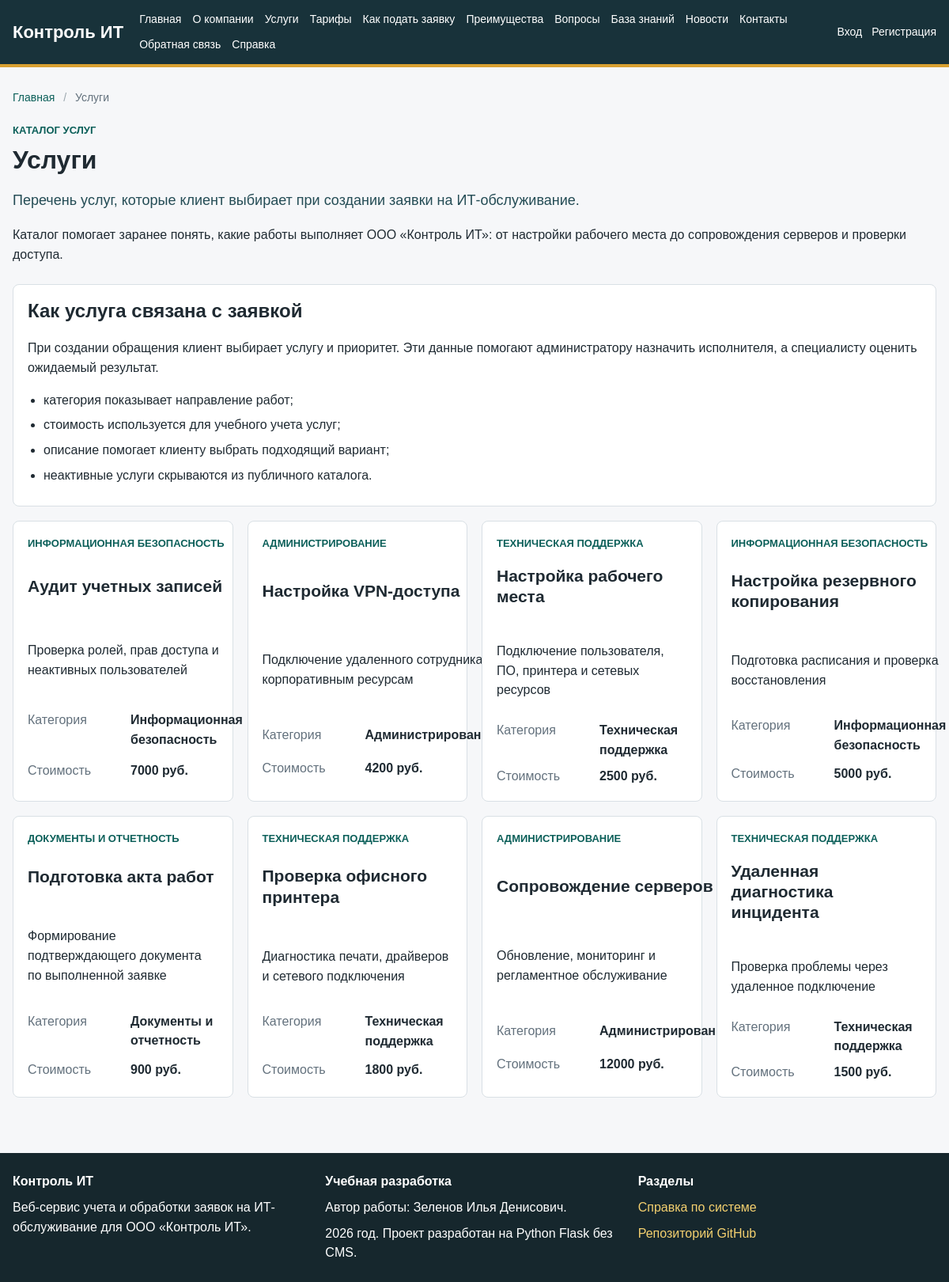
/services, run on the app's committed database.
### app/models.py (models this page shows, shortened)
class Service(db.Model):
    __tablename__ = "services"
    id = db.Column(db.Integer, primary_key=True)
    name = db.Column(db.String(150), nullable=False)
    description = db.Column(db.Text)
    price = db.Column(db.Float, default=0)
    is_active = db.Column(db.Boolean, default=True)
    category_id = db.Column(db.Integer, db.ForeignKey("service_categories.id"), nullable=False)
    category = db.relationship("ServiceCategory", back_populates="services")
    tickets = db.relationship("Ticket", back_populates="service")

class ServiceCategory(db.Model):
    __tablename__ = "service_categories"
    id = db.Column(db.Integer, primary_key=True)
    name = db.Column(db.String(120), unique=True, nullable=False)
    description = db.Column(db.Text)
    services = db.relationship("Service", back_populates="category")

### app/routes/public.py (the view)
@public_bp.route("/services")
def services():
    services_list = Service.query.filter_by(is_active=True).order_by(Service.name).all()
    return render_template(
        "public/services.html",
        title="Услуги",
        services=services_list,
        breadcrumbs=breadcrumbs({"label": "Услуги", "url": None}),
    )

### app/routes/public.py (called while the page is built)
def breadcrumbs(*items):
    trail = [{"label": "Главная", "url": url_for("public.home")}]
    trail.extend(items)
    return trail

### app/templates/public/services.html (shortened to what this page needs)
{% extends "base.html" %}
{% block content %}
<section class="page-header">
    <p class="eyebrow">Каталог услуг</p>
    <h1>Услуги</h1>
    <p class="lead">Перечень услуг, которые клиент выбирает при создании заявки на ИТ-обслуживание.</p>
    <p>
        Каталог помогает заранее понять, какие работы выполняет ООО «Контроль ИТ»:
        от настройки рабочего места до сопровождения серверов и проверки доступа.
    </p>
</section>
<section class="info-box">
    <h2>Как услуга связана с заявкой</h2>
    <p>
        При создании обращения клиент выбирает услугу и приоритет. Эти данные помогают
        администратору назначить исполнителя, а специалисту оценить ожидаемый результат.
    </p>
    <ul class="clean-list">
        <li>категория показывает направление работ;</li>
        <li>стоимость используется для учебного учета услуг;</li>
        <li>описание помогает клиенту выбрать подходящий вариант;</li>
        <li>неактивные услуги скрываются из публичного каталога.</li>
    </ul>
</section>
<div class="cards">
    {% for service in services %}
        <article class="card service-card">
            <p class="eyebrow">{{ service.category.name }}</p>
            <h2>{{ service.name }}</h2>
            <p>{{ service.description }}</p>
            <dl class="meta-list">
                <div>
                    <dt>Категория</dt>
                    <dd>{{ service.category.name }}</dd>
                </div>
                <div>
                    <dt>Стоимость</dt>
                    <dd>{{ '%.0f'|format(service.price) }} руб.</dd>
                </div>
            </dl>
        </article>
    {% else %}
        <article class="card">
            <h2>Каталог пуст</h2>
            <p>Администратор может добавить услуги через закрытую панель управления.</p>
        </article>
    {% endfor %}
</div>
{% endblock %}

### app/static/css/style.css (style rules this page uses)
:root { --page: #f6f7f9; --surface: #ffffff; --surface-soft: #eef6f4; --ink: #1f2a32; --muted: #63717d; --line: #d9e0e5; --header: #18323a; --header-2: #244c55; --accent: #0f766e; --accent-strong: #0b5f59; --warning: #b7791f; --danger: #b42318; --success: #1f7a4d; --white: #ffffff; }
* { box-sizing: border-box; }
body { margin: 0; font-family: Arial, Helvetica, sans-serif; color: var(--ink); background: var(--page); line-height: 1.55; }
.page-header { margin-bottom: 24px; }
.page-header h1 { margin-bottom: 10px; }
h1 { margin-top: 0; font-size: 32px; line-height: 1.2; }
h2 { margin-top: 0; line-height: 1.25; }
.lead { font-size: 18px; color: var(--header-2); }
.eyebrow { margin: 0 0 8px; color: var(--accent-strong); font-size: 13px; font-weight: 700; text-transform: uppercase; }
.cards, .dashboard-grid, .section-grid { display: grid; grid-template-columns: repeat(auto-fit, minmax(240px, 1fr)); gap: 18px; margin: 18px 0; }
.card, .metric, .info-box, .form-card, .comment { background: var(--surface); border: 1px solid var(--line); border-radius: 8px; padding: 18px; }
.card h2 { font-size: 21px; }
.service-card { display: grid; gap: 10px; }
.clean-list, .step-list { margin: 12px 0 0; padding-left: 20px; }
.clean-list li, .step-list li { margin-bottom: 7px; }
.meta-list { display: grid; gap: 8px; margin: 0; }
.meta-list div { display: grid; grid-template-columns: 120px 1fr; gap: 10px; }
.meta-list dt { color: var(--muted); }
.meta-list dd { margin: 0; font-weight: 700; }

### data on the page
Service: category.name "ИНФОРМАЦИОННАЯ БЕЗОПАСНОСТЬ", name "Аудит учетных записей", description "Проверка ролей, прав доступа и неактивных пользователей", category.name "Информационная безопасность", price "7000"
Service: category.name "АДМИНИСТРИРОВАНИЕ", name "Настройка VPN-доступа", description "Подключение удаленного сотрудника к корпоративным ресурсам", category.name "Администрирование", price "4200"
Service: category.name "ТЕХНИЧЕСКАЯ ПОДДЕРЖКА", name "Настройка рабочего места", description "Подключение пользователя, ПО, принтера и сетевых ресурсов", category.name "Техническая поддержка", price "2500"
Service: category.name "ИНФОРМАЦИОННАЯ БЕЗОПАСНОСТЬ", name "Настройка резервного копирования", description "Подготовка расписания и проверка восстановления", category.name "Информационная безопасность", price "5000"
Service: category.name "ДОКУМЕНТЫ И ОТЧЕТНОСТЬ", name "Подготовка акта работ", description "Формирование подтверждающего документа по выполненной заявке", category.name "Документы и отчетность", price "900"
Service: category.name "ТЕХНИЧЕСКАЯ ПОДДЕРЖКА", name "Проверка офисного принтера", description "Диагностика печати, драйверов и сетевого подключения", category.name "Техническая поддержка", price "1800"
Service: category.name "АДМИНИСТРИРОВАНИЕ", name "Сопровождение серверов", description "Обновление, мониторинг и регламентное обслуживание", category.name "Администрирование", price "12000"
Service: category.name "ТЕХНИЧЕСКАЯ ПОДДЕРЖКА", name "Удаленная диагностика инцидента", description "Проверка проблемы через удаленное подключение", category.name "Техническая поддержка", price "1500"

### other printed values
{{ crumb.label }} "Главная"
{{ crumb.label }} "Услуги"
